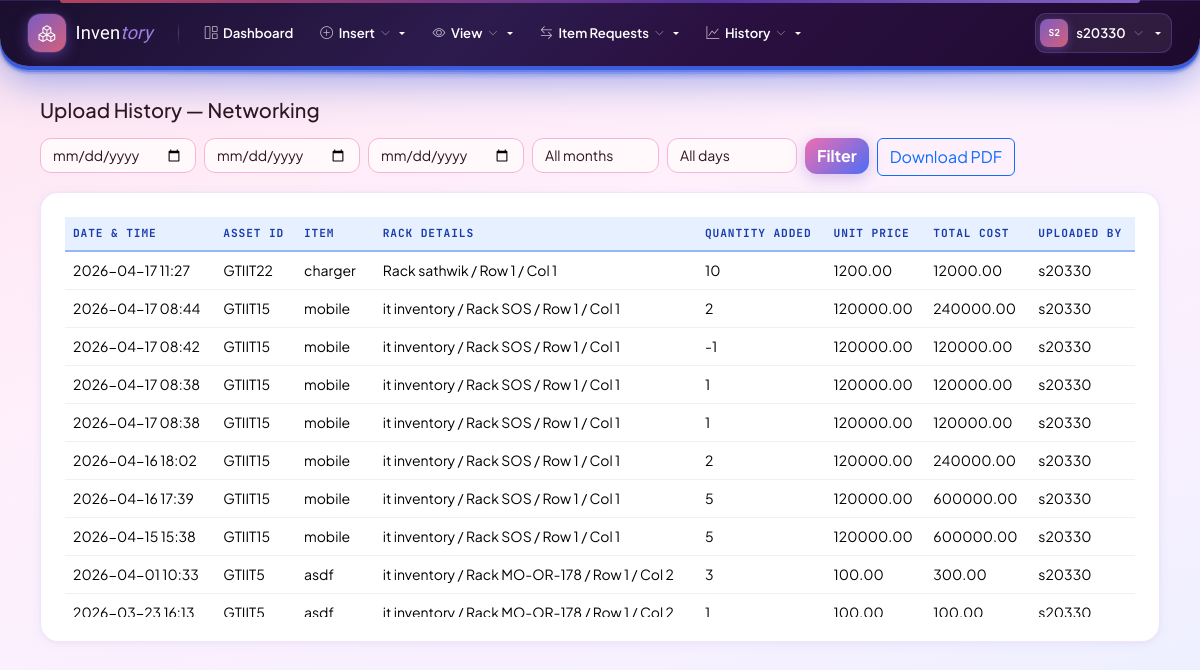
Page /category/networking/upload-history/ (signed in) on the committed database.
### inventory/models.py (models this page shows, shortened)
class User(AbstractUser):
    REQUIRED_FIELDS = ['email']
    stage = models.PositiveSmallIntegerField(default=1)
    full_name = models.CharField(max_length=200, blank=True, default='')
    mobile_number = models.CharField(max_length=30, blank=True, default='')
    category = models.CharField(
        max_length=50,
        blank=True,
        null=True
    )
    admin_section = models.CharField(
        max_length=100,
        blank=True,
        null=True
    )
    admin_department = models.CharField(
        max_length=100,
        blank=True,
        null=True
    )
    department = models.CharField(
        max_length=100,
        blank=True,
        null=True
    )
    section = models.CharField(
        max_length=100,
        blank=True,
        null=True
    )
    is_active = models.BooleanField(
        default=True,
        help_text='Designates whether this user should be treated as active.'
    )
    def is_stage1(self):
        return self.is_superuser or self.stage == 1
    def can_edit(self):
        return self.is_stage1() or self.is_stage2()
    def can_approve_issue_requests(self):
        return self.is_stage1() or self.is_stage2()
    def can_request_issue(self):
        return True  # all stages allowed
    def can_issue_items(self):
        return self.is_stage1() or self.is_stage2()
    def can_manage_users(self):
        return self.is_stage1()
    def allowed_categories(self):
        if self.is_stage1() or self.is_stage2():
            return [choice[0] for choice in CATEGORY_CHOICES]
        return []  # Stage 3 has no category access
    class Meta:
        verbose_name = 'User'
        verbose_name_plural = 'Users'

class UploadHistory(models.Model):
    product = models.ForeignKey(Product, on_delete=models.CASCADE, related_name='upload_history')
    uploaded_by = models.ForeignKey(User, on_delete=models.SET_NULL, null=True, related_name='uploads_made')
    quantity_added = models.IntegerField()
    unit_price = models.DecimalField(max_digits=12, decimal_places=2, null=True, blank=True)
    total_cost = models.DecimalField(max_digits=14, decimal_places=2, null=True, blank=True)
    uploaded_at = models.DateTimeField(auto_now_add=True)
    class Meta:
        ordering = ['-uploaded_at']
        verbose_name_plural = 'Upload history'

class Product(models.Model):
    category = models.CharField(max_length=20, choices=CATEGORY_CHOICES, db_index=True)
    asset_id = models.CharField(max_length=100, blank=True)
    item_code = models.CharField(max_length=100, blank=True, default='')
    item_name = models.CharField(max_length=200)
    cabin_name = models.CharField(max_length=100, blank=True, default='')
    row_number = models.PositiveIntegerField(null=True, blank=True)
    column_number = models.PositiveIntegerField(null=True, blank=True)
    measurement_unit = models.CharField(max_length=20, choices=MEASUREMENT_UNIT_CHOICES, blank=True, default='')
    measurement_value = models.CharField(max_length=200, blank=True, default='')
    location = models.CharField(max_length=200, blank=True, default='')
    quantity_available = models.PositiveIntegerField(default=0)
    requested_count = models.PositiveIntegerField(default=0)
    price = models.DecimalField(max_digits=12, decimal_places=2, null=True, blank=True)
    rack = models.ForeignKey(Rack, on_delete=models.SET_NULL, null=True, blank=True, related_name='products')
    created_at = models.DateTimeField(auto_now_add=True)
    updated_at = models.DateTimeField(auto_now=True)
    class Meta:
        unique_together = [('category', 'asset_id')]
        ordering = ['category', 'asset_id']
    @property
    def computed_location(self):
        parts = []
        if self.cabin_name:
            parts.append(self.cabin_name)
        if self.rack_id and self.rack and self.rack.rack_number:
            parts.append(f"Rack {self.rack.rack_number}")
        if self.row_number is not None:
            parts.append(f"Row {self.row_number}")
        if self.column_number is not None:
            parts.append(f"Col {self.column_number}")
        return " / ".join(parts) or self.location

class Rack(models.Model):
    cabin_name = models.CharField(max_length=100, blank=True, default='')
    rack_number = models.CharField(max_length=50)
    rows = models.PositiveIntegerField(default=1)
    columns = models.PositiveIntegerField(default=1)
    number_of_racks = models.PositiveIntegerField(default=1, help_text='Number of racks in this cabin/setup')
    created_at = models.DateTimeField(auto_now_add=True)
    class Meta:
        unique_together = [('rack_number', 'cabin_name')]
        ordering = ['rack_number']

### inventory/views.py (the view)
# urls.py: path('category/<slug:category>/upload-history/', views.upload_history, name='upload_history'),
@login_required
def upload_history(request, category):
    if category not in request.user.allowed_categories():
        messages.error(request, 'Permission denied.')
        return redirect('inventory:dashboard')
    qs = UploadHistory.objects.filter(product__category=category).select_related('product', 'uploaded_by').order_by('-uploaded_at')
    from_date = request.GET.get('from', '')
    to_date = request.GET.get('to', '')
    search_date = request.GET.get('date', '')
    search_month = request.GET.get('month', '')
    search_day = request.GET.get('day', '')
    if from_date:
        qs = qs.filter(uploaded_at__date__gte=from_date)
    if to_date:
        qs = qs.filter(uploaded_at__date__lte=to_date)
    if search_date:
        qs = qs.filter(uploaded_at__date=search_date)
    if search_month:
        try:
            qs = qs.filter(uploaded_at__month=int(search_month))
        except ValueError:
            pass
    if search_day:
        try:
            qs = qs.filter(uploaded_at__week_day=int(search_day))  # 1=Sunday, 7=Saturday
        except ValueError:
            pass
    return render(request, 'inventory/upload_history.html', {
        'category': category,
        'category_name': dict(CATEGORY_CHOICES).get(category, category),
        'records': qs,
        'from_date': from_date,
        'to_date': to_date,
        'search_date': search_date,
        'search_month': search_month,
        'search_day': search_day,
    })

### inventory/context_processors.py (called while the page is built, shortened)
def stage_permissions(request):
    if request.user.is_authenticated:
        choices = dict(CATEGORY_CHOICES)
        allowed = request.user.allowed_categories()
        return {
            'user_can_edit': request.user.can_edit(),
            'user_can_request_issue': request.user.can_request_issue(),
            'user_can_approve_issue_requests': request.user.can_approve_issue_requests(),
            'user_can_issue_items': request.user.can_issue_items(),
            'user_can_manage_users': request.user.can_manage_users(),
            'user_is_stage1': request.user.is_stage1(),
            'user_allowed_categories': allowed,
            'category_display': choices,
            'navbar_categories': [{'slug': c, 'name': choices.get(c, c)} for c in allowed],
        }

### inventory/templates/inventory/upload_history.html (shortened to what this page needs)
{% extends 'inventory/base.html' %}
{% block content %}
<div class="container-fluid">
    <h5 class="mb-3">Upload History — {{ category_name }}</h5>
    <form method="get" class="row g-2 mb-3">
        <div class="col-auto">
            <input type="date" name="from" class="form-control" value="{{ from_date }}" placeholder="From">
        </div>
        <div class="col-auto">
            <input type="date" name="to" class="form-control" value="{{ to_date }}" placeholder="To">
        </div>
        <div class="col-auto">
            <input type="date" name="date" class="form-control" value="{{ search_date }}" placeholder="Date">
        </div>
        <div class="col-auto">
            <select name="month" class="form-select">
                <option value="">All months</option>
            </select>
        </div>
        <div class="col-auto">
            <select name="day" class="form-select">
                <option value="">All days</option>
            </select>
        </div>
        <div class="col-auto">
            <button type="submit" class="btn btn-primary">Filter</button>
        </div>
        <div class="col-auto">
            <a class="btn btn-outline-primary" href="{% url 'inventory:upload_history_pdf' category=category %}?from={{ from_date }}&to={{ to_date }}&date={{ search_date }}&month={{ search_month }}&day={{ search_day }}">Download PDF</a>
        </div>
    </form>
    <div class="card">
        <div class="card-body">
            <div class="table-responsive" style="max-height: 400px; overflow-y: auto;">
                <table class="table table-hover mb-0">
                    <thead class="sticky-top bg-white">
                        <tr>
                            <th>Date &amp; time</th>
                            <th>Asset ID</th>
                            <th>Item</th>
                            <th>Rack details</th>
                            <th>Quantity added</th>
                            <th>Unit price</th>
                            <th>Total cost</th>
                            <th>Uploaded by</th>
                        </tr>
                    </thead>
                <tbody>
                    {% for r in records %}
                    <tr>
                        <td>{{ r.uploaded_at|date:"Y-m-d H:i" }}</td>
                        <td>{{ r.product.asset_id }}</td>
                        <td>{{ r.product.item_name }}</td>
                        <td>{{ r.product.computed_location|default:r.product.location }}</td>
                        <td>{{ r.quantity_added }}</td>
                        <td>{{ r.unit_price|default:"-" }}</td>
                        <td>{{ r.total_cost|default:"-" }}</td>
                        <td>{{ r.uploaded_by.username|default:"-" }}</td>
                    </tr>
                    {% empty %}
                    <tr><td colspan="8" class="text-muted">No uploads found.</td></tr>
                    {% endfor %}
                </tbody>
            </table>
        </div>
    </div>
</div>
{% endblock %}

### inventory/templates/inventory/base.html (shortened to what this page needs)
{% load static %}
<!DOCTYPE html>
<html lang="en">
<head>
    <link href="https://cdn.jsdelivr.net/npm/bootstrap@5.3.2/dist/css/bootstrap.min.css" rel="stylesheet">
    <link href="https://cdn.jsdelivr.net/npm/bootstrap-icons@1.11.1/font/bootstrap-icons.css" rel="stylesheet">
</head>
<body>
    {% if user.is_authenticated %}
    <nav class="top-navbar">
        <a href="{% url 'inventory:dashboard' %}" class="nb-brand">
            <div class="nb-brand-icon"><i class="bi bi-boxes"></i></div>
            <span class="nb-brand-name">Inven<span>tory</span></span>
        </a>
        <a class="nb-link" href="{% url 'inventory:dashboard' %}">
            <i class="bi bi-grid-1x2"></i> Dashboard
        </a>
        {% if user_can_edit %}
        <div class="dropdown">
            <a class="nb-link dropdown-toggle" href="#" data-bs-toggle="dropdown">
                <i class="bi bi-plus-circle"></i> Insert <i class="bi bi-chevron-down"></i>
            </a>
        </div>
        {% endif %}
        {% if user.stage == 3 %}
        <a class="nb-link" href="{% url 'inventory:view_items' %}">
            <i class="bi bi-archive"></i> View Items
        </a>
        {% else %}
        <div class="dropdown">
            <a class="nb-link dropdown-toggle" href="#" data-bs-toggle="dropdown">
                <i class="bi bi-eye"></i> View <i class="bi bi-chevron-down"></i>
            </a>
        </div>
        {% endif %}
        {% if user_can_request_issue or user_can_approve_issue_requests or user_can_issue_items %}
        {% if user.stage == 3 %}
        <a class="nb-link" href="{% url 'inventory:issue_requests' %}">
            <i class="bi bi-list-check"></i> Request an Item
        </a>
        {% else %}
        <div class="dropdown">
            <a class="nb-link dropdown-toggle" href="#" data-bs-toggle="dropdown">
                <i class="bi bi-arrow-left-right"></i> Item Requests <i class="bi bi-chevron-down"></i>
            </a>
        </div>
        {% endif %}
        {% endif %}
        {% if user_can_manage_users or user.stage == 2 %}
        <div class="dropdown">
            <a class="nb-link dropdown-toggle" href="#" data-bs-toggle="dropdown">
                <i class="bi bi-graph-up"></i> History <i class="bi bi-chevron-down"></i>
            </a>
        </div>
        {% endif %}
        <div class="nb-right">
            <div class="dropdown">
                <a class="nb-user-btn dropdown-toggle" href="#" data-bs-toggle="dropdown">
                    <div class="nb-user-avatar">{{ user.username|slice:":2"|upper }}</div>
                    {{ user.username }}
                    <i class="bi bi-chevron-down"></i>
                </a>
            </div>
        </div>
    </nav>
    {% endif %}
    <main class="{% if user.is_authenticated %}main-wrap{% endif %}">
        {% block content %}{% endblock %}
    </main>
</body>
</html>

### rows in the picture
User: username "S2", username "s20330"
UploadHistory: uploaded_at "2026-04-17 11:27", product.asset_id "GTIIT22", product.item_name "charger", product.computed_location "Rack sathwik / Row 1 / Col 1", quantity_added "10", unit_price "1200.00", total_cost "12000.00", uploaded_by.username "s20330"
UploadHistory: uploaded_at "2026-04-17 08:44", product.asset_id "GTIIT15", product.item_name "mobile", product.computed_location "it inventory / Rack SOS / Row 1 / Col 1", quantity_added "2", unit_price "120000.00", total_cost "240000.00", uploaded_by.username "s20330"
UploadHistory: uploaded_at "2026-04-17 08:42", product.asset_id "GTIIT15", product.item_name "mobile", product.computed_location "it inventory / Rack SOS / Row 1 / Col 1", quantity_added "-1", unit_price "120000.00", total_cost "120000.00", uploaded_by.username "s20330"
UploadHistory: uploaded_at "2026-04-17 08:38", product.asset_id "GTIIT15", product.item_name "mobile", product.computed_location "it inventory / Rack SOS / Row 1 / Col 1", quantity_added "1", unit_price "120000.00", total_cost "120000.00", uploaded_by.username "s20330"
UploadHistory: uploaded_at "2026-04-17 08:38", product.asset_id "GTIIT15", product.item_name "mobile", product.computed_location "it inventory / Rack SOS / Row 1 / Col 1", quantity_added "1", unit_price "120000.00", total_cost "120000.00", uploaded_by.username "s20330"
UploadHistory: uploaded_at "2026-04-16 18:02", product.asset_id "GTIIT15", product.item_name "mobile", product.computed_location "it inventory / Rack SOS / Row 1 / Col 1", quantity_added "2", unit_price "120000.00", total_cost "240000.00", uploaded_by.username "s20330"
UploadHistory: uploaded_at "2026-04-16 17:39", product.asset_id "GTIIT15", product.item_name "mobile", product.computed_location "it inventory / Rack SOS / Row 1 / Col 1", quantity_added "5", unit_price "120000.00", total_cost "600000.00", uploaded_by.username "s20330"
UploadHistory: uploaded_at "2026-04-15 15:38", product.asset_id "GTIIT15", product.item_name "mobile", product.computed_location "it inventory / Rack SOS / Row 1 / Col 1", quantity_added "5", unit_price "120000.00", total_cost "600000.00", uploaded_by.username "s20330"
UploadHistory: uploaded_at "2026-04-01 10:33", product.asset_id "GTIIT5", product.item_name "asdf", product.computed_location "it inventory / Rack MO-OR-178 / Row 1 / Col 2", quantity_added "3", unit_price "100.00", total_cost "300.00", uploaded_by.username "s20330"
UploadHistory: uploaded_at "2026-03-23 16:13", product.asset_id "GTIIT5", product.item_name "asdf", product.computed_location "it inventory / Rack MO-OR-178 / Row 1 / Col 2", quantity_added "1", unit_price "100.00", total_cost "100.00", uploaded_by.username "s20330"

### other values in the picture
{{ category_name }} "Networking"
